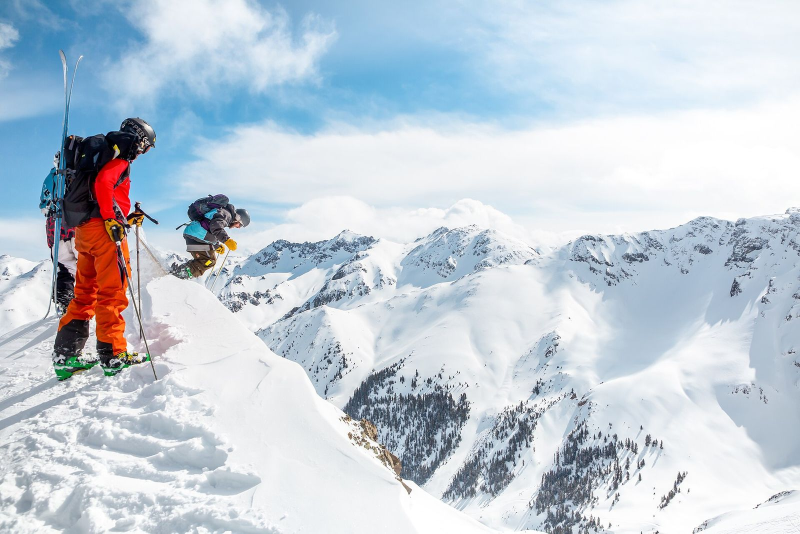
#> input picture assets/photos/consejos.jpg, 1600 x 1067 px (shown at 1/2 size)
$ python base2.py ../../assets/photos/consejos.jpg ../../assets/photos/giro.jpg
#> lines starting #> are read from the running program, lines starting #| are printed output that depends on the picture; after the words box and inside, x2 and y2 are one past the last pixel; in counts of white or black regions, pixels touching at a corner belong together
import cv2, numpy as np, sys
im = cv2.imread(sys.argv[1]); out = sys.argv[2]
#> further down, im is the input picture: shape (1067, 1600, 3); mean B, G, R 215.8, 205.1, 193.8
lab = cv2.cvtColor(im, cv2.COLOR_BGR2LAB).astype(np.float32)
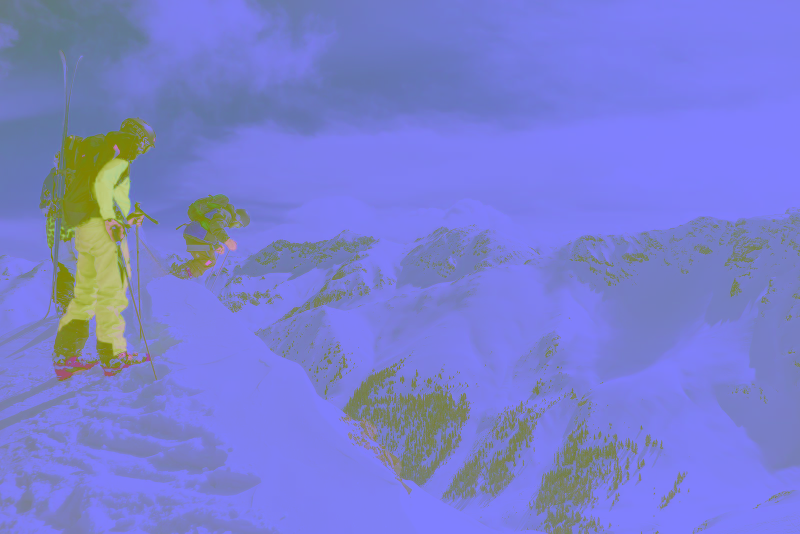
#> lab: shape (1067, 1600, 3) float32 (shown at 1/2 size); mean B, G, R 209.1, 127.5, 122.7
L, A, B = lab[..., 0], lab[..., 1], lab[..., 2]
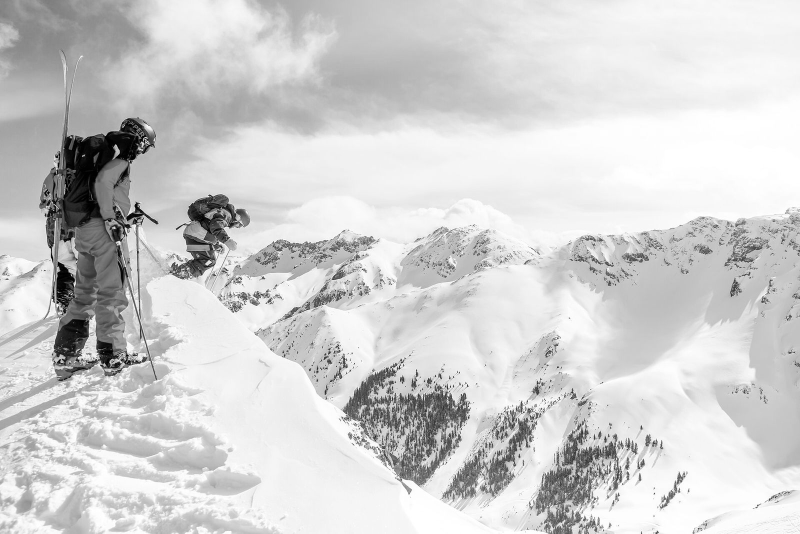
#> L: shape (1067, 1600) float32 (shown at 1/2 size); min 0, max 255, mean 208.6
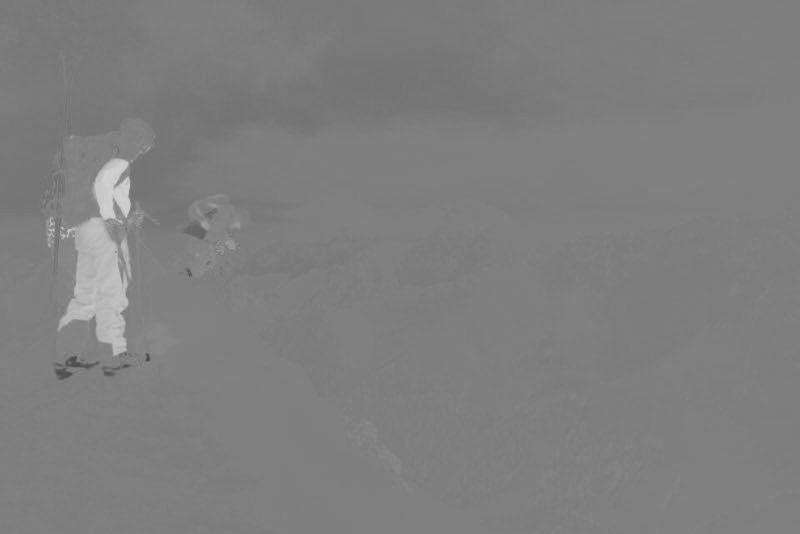
#> A: shape (1067, 1600) float32 (shown at 1/2 size); min 66, max 208, mean 126.9
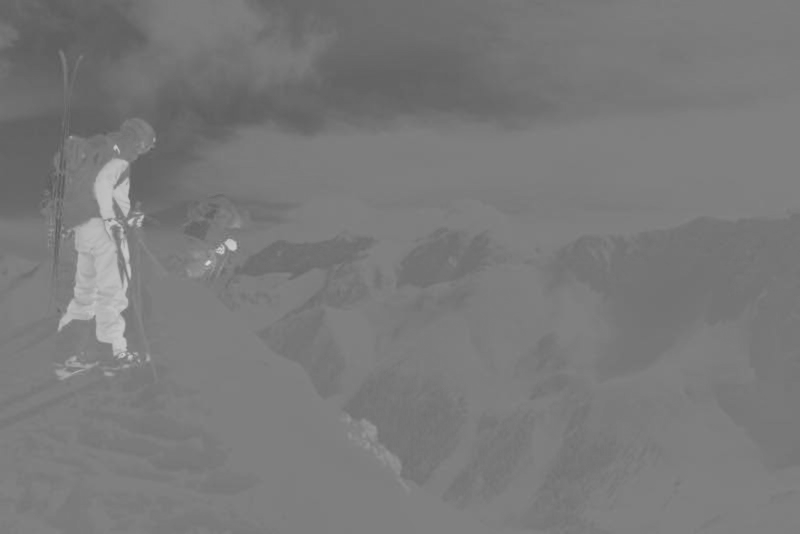
#> B: shape (1067, 1600) float32 (shown at 1/2 size); min 84, max 217, mean 121.8
board = ((A > 145) | ((L < 75) & (B < 121))).astype(np.uint8) * 255
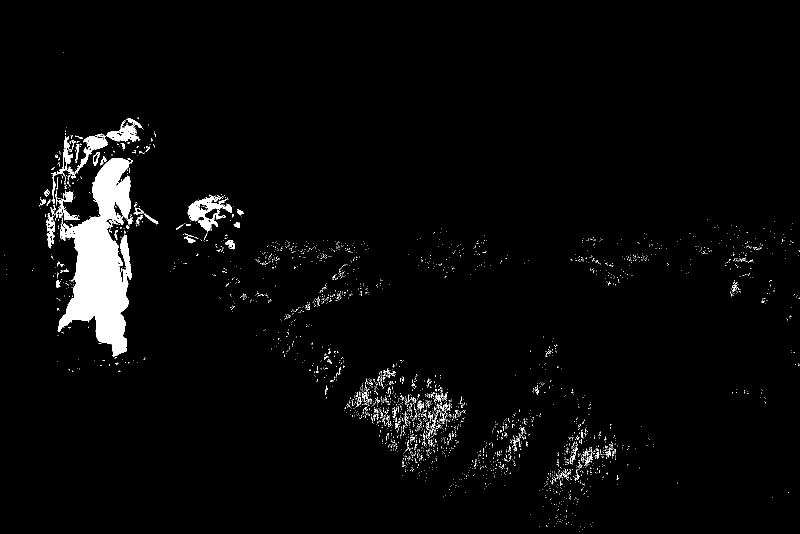
#> board: shape (1067, 1600) (shown at 1/2 size); 3% white; 3269 white regions (3180 under 20 px), largest, box (x1, y1, x2, y2) and area: (115, 316, 266, 713) 31048, (133, 237, 287, 350) 2727, (375, 389, 464, 464) 2415
board = cv2.morphologyEx(board, cv2.MORPH_CLOSE, np.ones((15, 15), np.uint8))
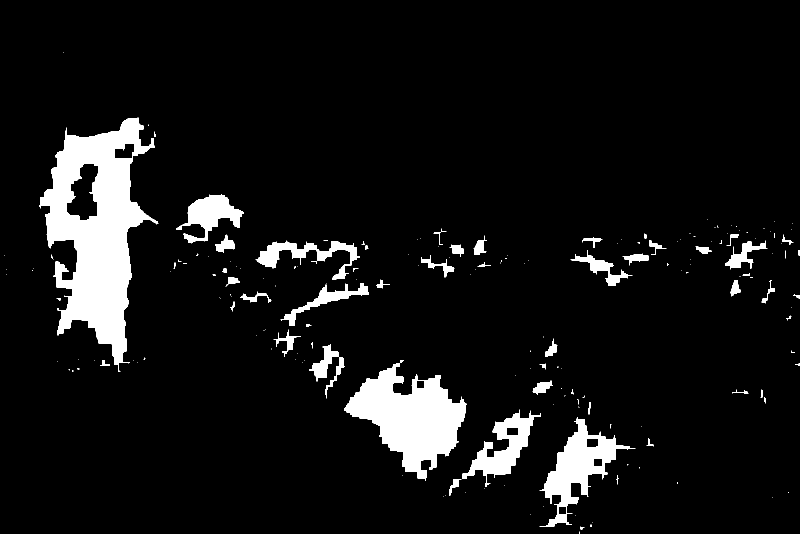
#> board: shape (1067, 1600) (shown at 1/2 size); 7.6% white; 187 white regions (129 under 20 px), largest, box (x1, y1, x2, y2) and area: (79, 235, 317, 744) 54936, (688, 727, 934, 962) 28046, (1079, 834, 1271, 1054) 12560
cols = np.where(board.sum(0) > 255 * 40)[0]
#> cols = 913 values from 93 to 1492
x0, x1 = cols.min(), cols.max()
#> x0 = 93; x1 = 1492
mid = board[:, (x0 + x1) // 2 - 300:(x0 + x1) // 2 + 300]
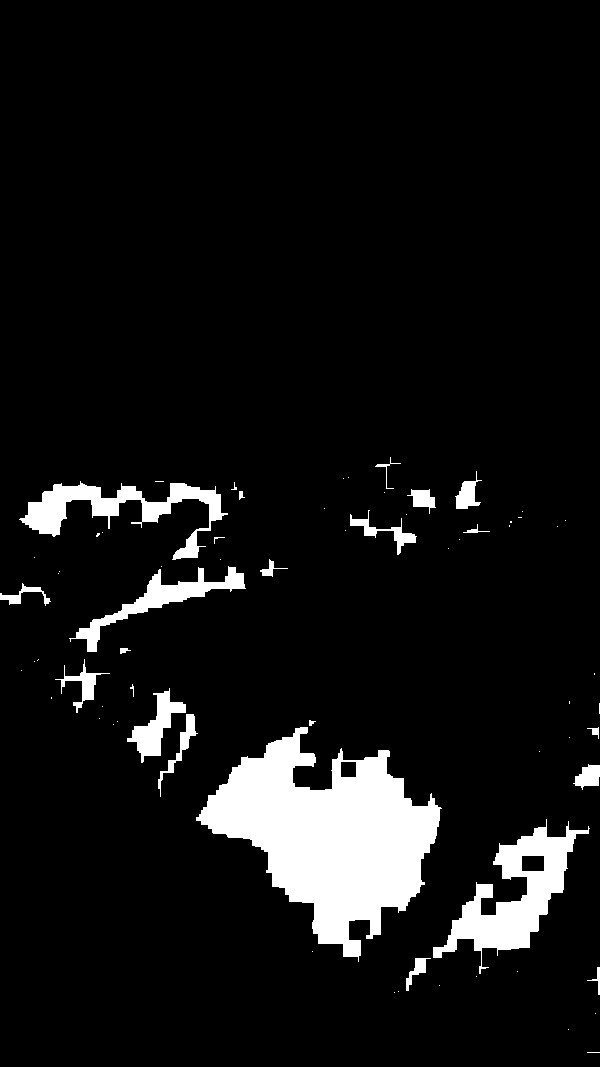
#> mid: shape (1067, 600); 7.7% white; 68 white regions (45 under 20 px), largest, box (x1, y1, x2, y2) and area: (196, 727, 442, 962) 28046, (433, 819, 590, 974) 7556, (19, 481, 228, 560) 4794
rows = np.where(mid.mean(1) > 128)[0]
#> rows = empty array
#> (the run stopped early here; a loop or call above may not have finished)

$ run again, on assets/photos/ollie.jpg
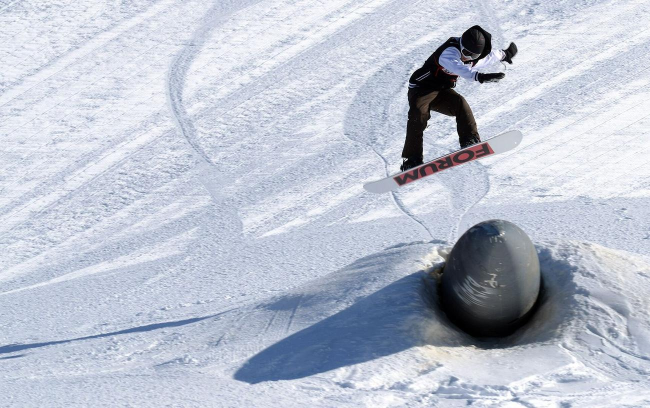
#> input picture assets/photos/ollie.jpg, 1300 x 816 px (shown at 1/2 size)
#> im is the input picture: shape (816, 1300, 3); mean B, G, R 208.4, 194.6, 188.1
#> `board = cv2.morphologyEx(board, cv2.MORPH_CLOSE, np.ones((15, 15), np...`:
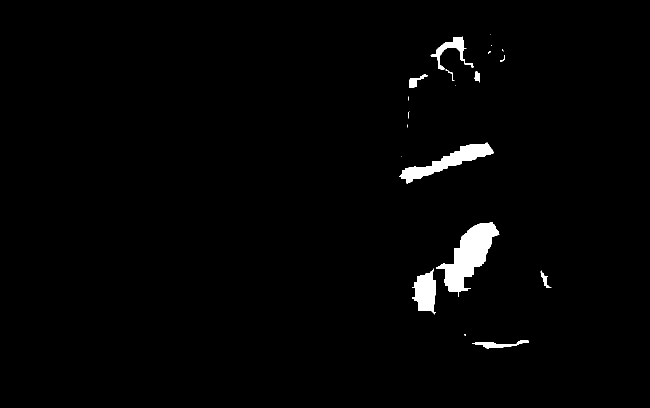
#> board: shape (816, 1300) (shown at 1/2 size); 1.7% white; 22 white regions (12 under 20 px), largest, box (x1, y1, x2, y2) and area: (872, 444, 999, 594) 7729, (799, 285, 988, 367) 4423, (824, 537, 872, 629) 2760
#> cols = 165 values from 816 to 986
#> x0 = 816; x1 = 986
#> `mid = board[:, (x0 + x1) // 2 - 300:(x0 + x1) // 2 + 300]`:
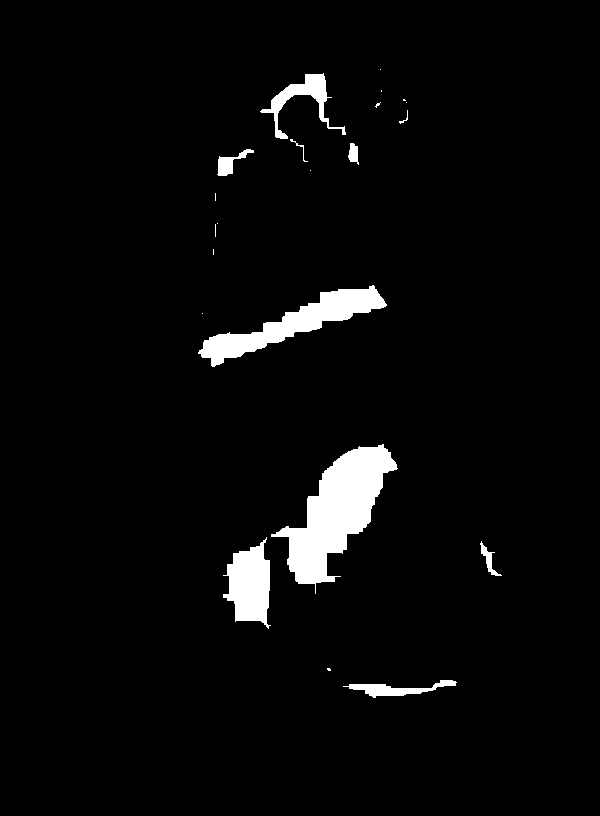
#> mid: shape (816, 600); 3.7% white; 22 white regions (12 under 20 px), largest, box (x1, y1, x2, y2) and area: (271, 444, 398, 594) 7729, (198, 285, 387, 367) 4423, (223, 537, 271, 629) 2760
#> rows = empty array
